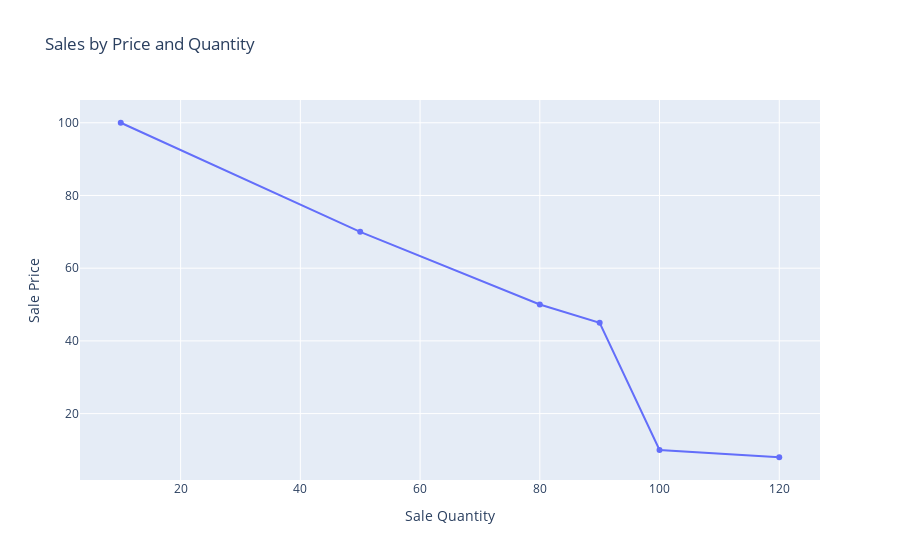

Write notebook code for a chart like this one.
### Markdown cell above
<h2>Plotting the Actual Price/Sales Distribution</h2>
Hover over the points to see the product x, y values and name.
Click and drag to select a smaller area. Click the house button at the graph's top right to reset the visual.

### Code cell
fig1 = go.Figure(data=[go.Scatter(x=sales, y=price, text=[item for item in stock], name='Actual')])

fig1.update_layout(
    title='Sales by Price and Quantity',
    xaxis_title='Sale Quantity',
    yaxis_title='Sale Price'
    
)
fig1.show()

### Figure 1 — Plotly figure (JSON) as saved in the notebook; plotly's stock layout.template omitted (floating-point values rounded to 4 significant figures)
{"data": [{"name": "Actual", "text": ["gold", "silver", "steel", "tamahagane", "bronze", "copper"], "type": "scatter", "x": [10, 50, 80, 90, 100, 120], "y": [100, 70, 50, 45, 10, 8]}], "layout": {"title": {"text": "Sales by Price and Quantity"}, "xaxis": {"title": {"text": "Sale Quantity"}}, "yaxis": {"title": {"text": "Sale Price"}}}}
